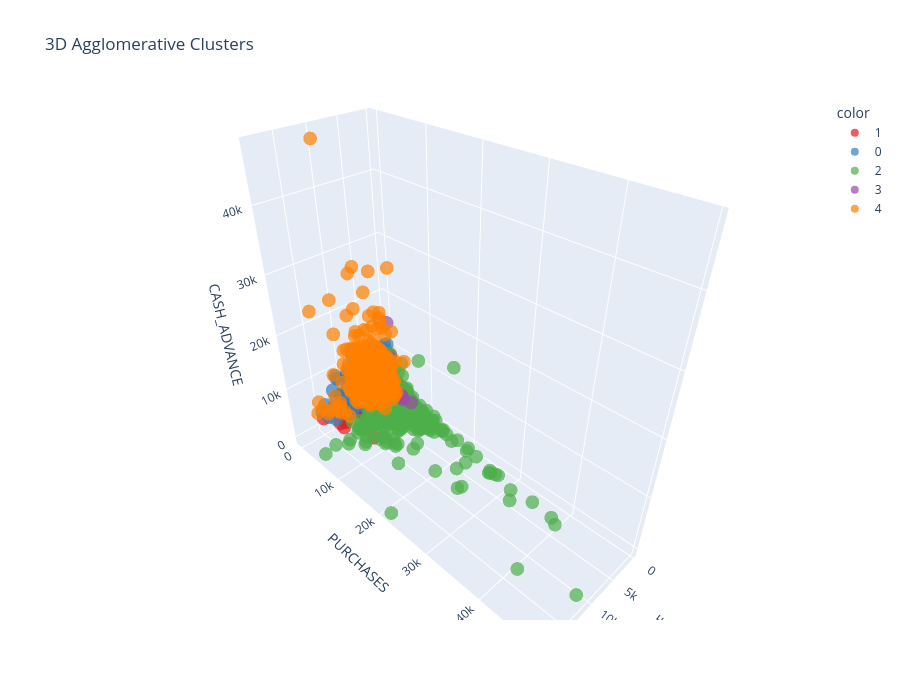

Notebook code for this chart:
### Code cell
# 3D Scatter plot: BALANCE vs PURCHASES vs CASH_ADVANCE, coloured by Agg_Cluster.
fig = px.scatter_3d(
    df,
    x="BALANCE",
    y="PURCHASES",
    z="CASH_ADVANCE",
    color=df["Agg_Cluster"].astype(str),
    title="3D Agglomerative Clusters",
    opacity=0.7,
    color_discrete_sequence=px.colors.qualitative.Set1
)

fig.update_layout(
    width=900,
    height=700
)

fig.show()

### Figure 1 — Plotly figure (JSON) as saved in the notebook; plotly's stock layout.template omitted (floating-point values rounded to 4 significant figures; data arrays with more than 128 entries replaced by an {"elided": "..."} marker saying what was removed)
{"data": [{"hovertemplate": "color=1<br>BALANCE=%{x}<br>PURCHASES=%{y}<br>CASH_ADVANCE=%{z}<extra></extra>", "legendgroup": "1", "marker": {"color": "rgb(228,26,28)", "opacity": 0.7, "symbol": "circle"}, "mode": "markers", "name": "1", "scene": "scene", "showlegend": true, "type": "scatter3d", "x": {"elided": "3722 float values"}, "y": {"elided": "3722 float values"}, "z": {"elided": "3722 float values"}}, {"hovertemplate": "color=0<br>BALANCE=%{x}<br>PURCHASES=%{y}<br>CASH_ADVANCE=%{z}<extra></extra>", "legendgroup": "0", "marker": {"color": "rgb(55,126,184)", "opacity": 0.7, "symbol": "circle"}, "mode": "markers", "name": "0", "scene": "scene", "showlegend": true, "type": "scatter3d", "x": {"elided": "2695 float values"}, "y": {"elided": "2695 float values"}, "z": {"elided": "2695 float values"}}, {"hovertemplate": "color=2<br>BALANCE=%{x}<br>PURCHASES=%{y}<br>CASH_ADVANCE=%{z}<extra></extra>", "legendgroup": "2", "marker": {"color": "rgb(77,175,74)", "opacity": 0.7, "symbol": "circle"}, "mode": "markers", "name": "2", "scene": "scene", "showlegend": true, "type": "scatter3d", "x": {"elided": "957 float values"}, "y": {"elided": "957 float values"}, "z": {"elided": "957 float values"}}, {"hovertemplate": "color=3<br>BALANCE=%{x}<br>PURCHASES=%{y}<br>CASH_ADVANCE=%{z}<extra></extra>", "legendgroup": "3", "marker": {"color": "rgb(152,78,163)", "opacity": 0.7, "symbol": "circle"}, "mode": "markers", "name": "3", "scene": "scene", "showlegend": true, "type": "scatter3d", "x": {"elided": "1128 float values"}, "y": {"elided": "1128 float values"}, "z": {"elided": "1128 float values"}}, {"hovertemplate": "color=4<br>BALANCE=%{x}<br>PURCHASES=%{y}<br>CASH_ADVANCE=%{z}<extra></extra>", "legendgroup": "4", "marker": {"color": "rgb(255,127,0)", "opacity": 0.7, "symbol": "circle"}, "mode": "markers", "name": "4", "scene": "scene", "showlegend": true, "type": "scatter3d", "x": {"elided": "448 float values"}, "y": {"elided": "448 float values"}, "z": {"elided": "448 float values"}}], "layout": {"height": 700, "legend": {"title": {"text": "color"}, "tracegroupgap": 0}, "scene": {"domain": {"x": [0, 1], "y": [0, 1]}, "xaxis": {"title": {"text": "BALANCE"}}, "yaxis": {"title": {"text": "PURCHASES"}}, "zaxis": {"title": {"text": "CASH_ADVANCE"}}}, "title": {"text": "3D Agglomerative Clusters"}, "width": 900}}
